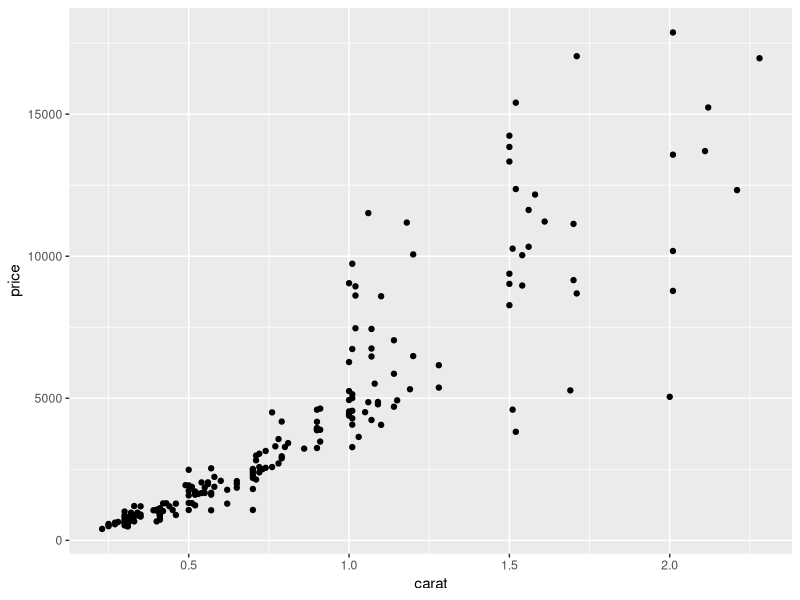
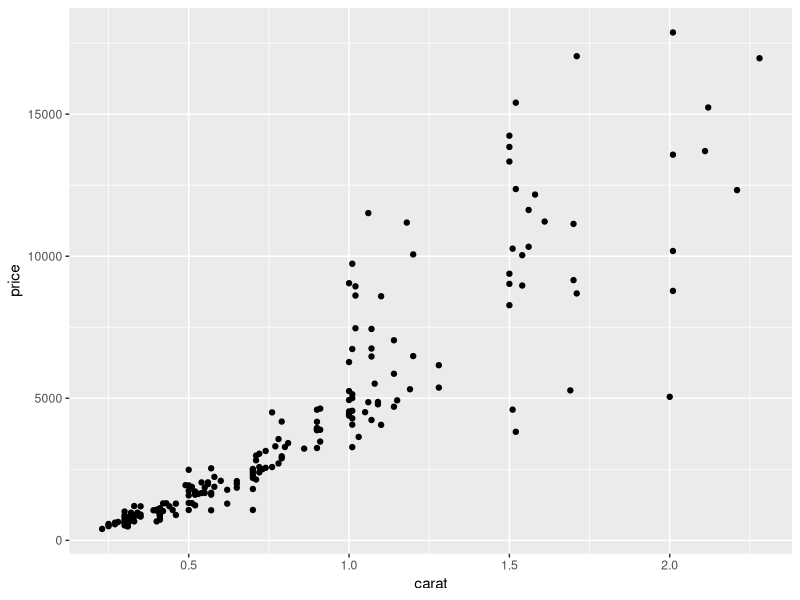
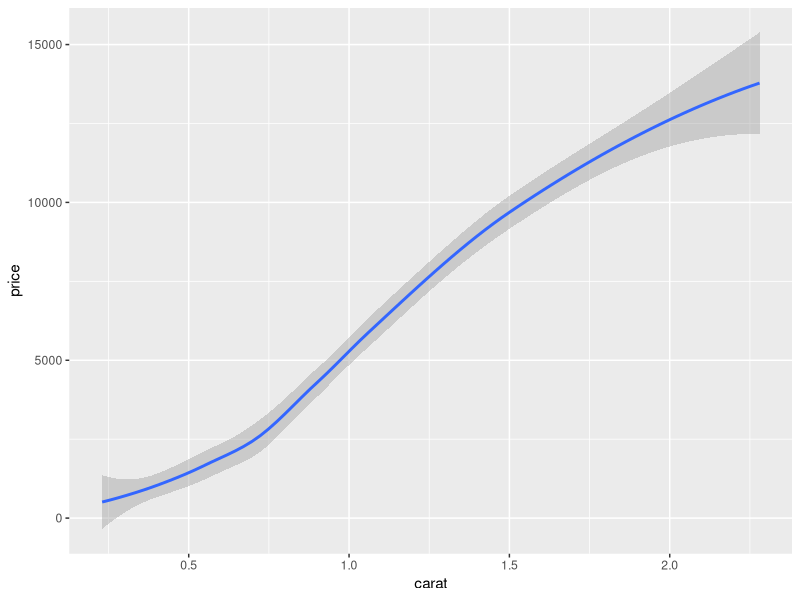
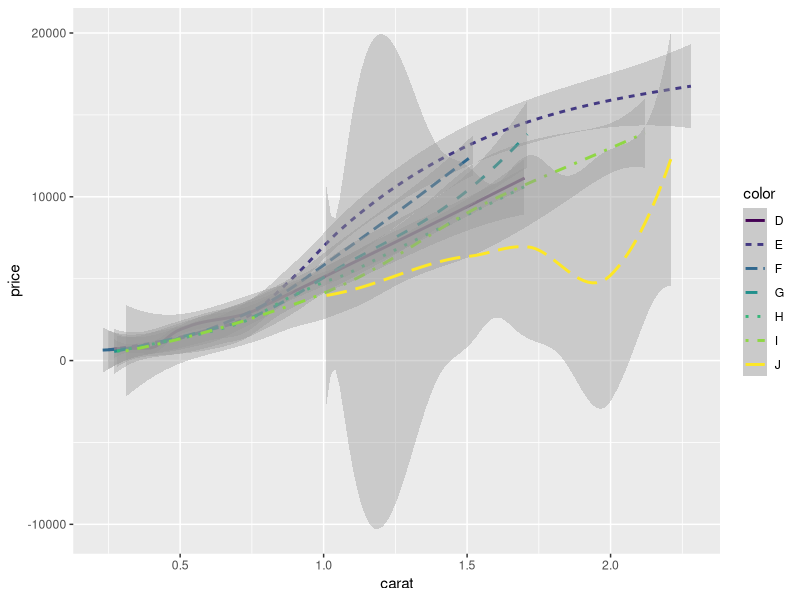
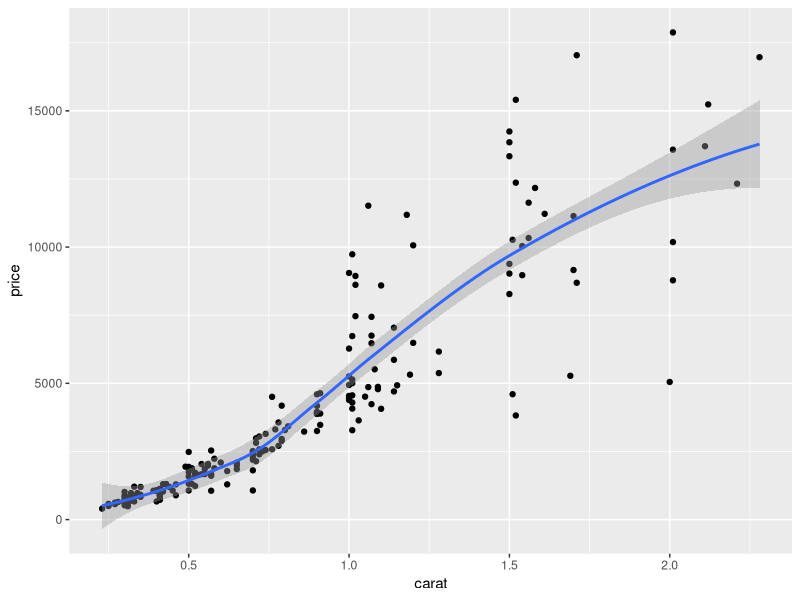
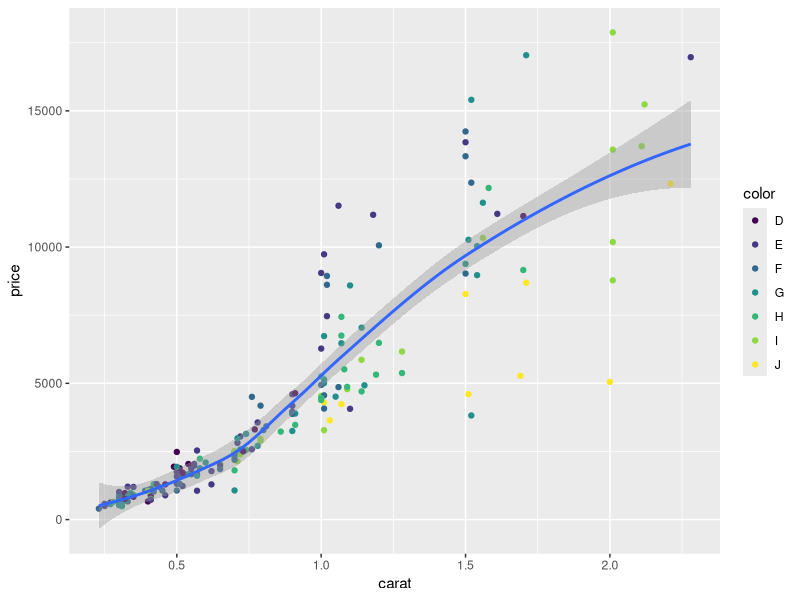
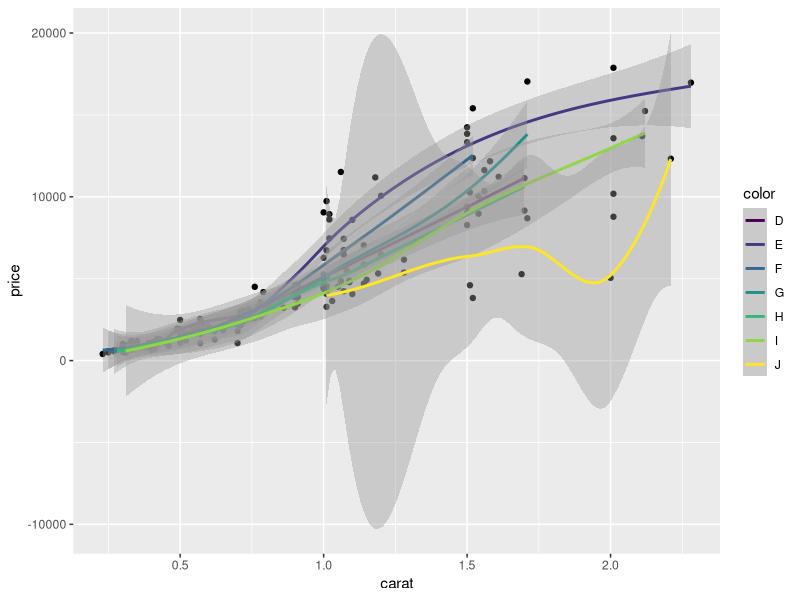
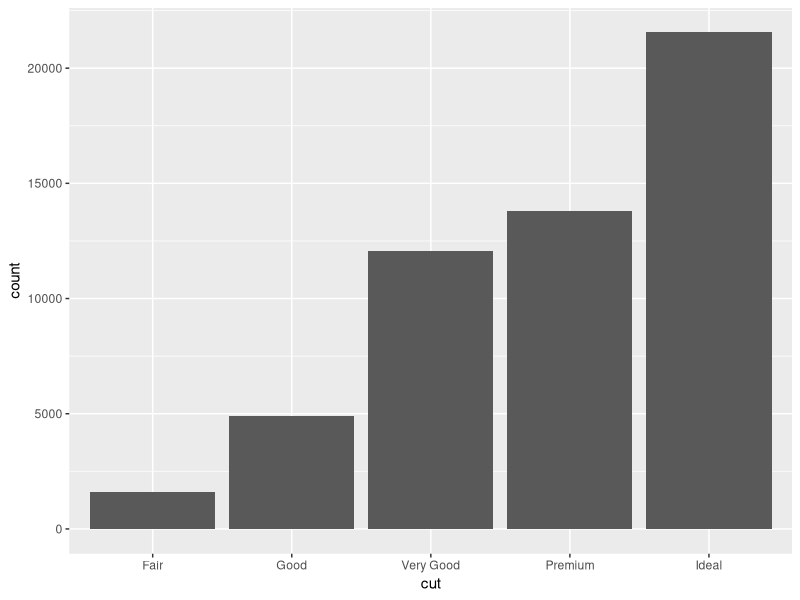

Here is the R script that generated these plots, in order:
## ---- chunk 1
knitr::opts_chunk$set(echo = FALSE)
## ---- chunk 2
library(ggplot2)
dsmall = diamonds[sample(nrow(diamonds),200),]
## ---- chunk 3
ggplot(dsmall, aes(x=carat, y=price)) + geom_point()
## ---- chunk 4
ggplot(dsmall) + geom_point(mapping = aes(x=carat, y=price))
## ---- chunk 5
ggplot(dsmall) +
  geom_smooth(mapping = aes(x = carat, y = price))
## ---- chunk 6
ggplot(dsmall) +
  geom_smooth(mapping = aes(x = carat, y = price, linetype = color, color=color))
## ---- chunk 7
ggplot(dsmall) +
  geom_point(mapping = aes(x=carat, y=price)) +
  geom_smooth(mapping = aes(x = carat, y = price))
## ---- chunk 8
ggplot(dsmall) +
  geom_point(mapping = aes(x=carat, y=price, color = color)) +
  geom_smooth(mapping = aes(x = carat, y = price))
## ---- chunk 9
ggplot(dsmall) +
  geom_point(mapping = aes(x=carat, y=price)) +
  geom_smooth(mapping = aes(x = carat, y = price, color = color, group = color, lintype=color))
## ---- chunk 10
ggplot(data=diamonds) +
  geom_bar(mapping=aes(x=cut))
## ---- chunk 11
ggplot(data=diamonds) + 
  stat_count(mapping = aes(x=cut))
## ---- chunk 12
demo <- data.frame(a=c('bar1', 'bar2', 'bar3'),
                   b=c(20, 30, 40))
ggplot(data=demo) +
  geom_bar(mapping=aes(x=a, y=b), stat="identity")
## ---- chunk 13
ggplot(data=diamonds) +
  geom_bar(mapping=aes(x=cut, y = (..count..)/sum(..count..)), stat="count") +
  ylab("Proportion") +
  ggtitle("Proportion of diamonds with a specific cut")
## ---- chunk 14
summary(demo)
ggplot(demo) + stat_identity(aes(x=a, y=b))
## ---- chunk 15
ggplot(diamonds) + 
  stat_summary(aes(cut, depth),
               fun.ymin=min,
               fun.ymax=max,
               fun.y=median
  )
## ---- chunk 16
ggplot(dsmall, aes(log(carat), log(price))) +
  geom_point(aes(color=cut)) +
  stat_ellipse()
## ---- chunk 17
ggplot(dsmall, aes(log(carat), log(price))) +
  geom_point(aes(color=cut)) +
  stat_smooth()
## ---- chunk 18
ggplot(diamonds) + 
  stat_ecdf(aes(carat))
## ---- chunk 19
lmdiamonds <- lm(price ~ carat, dsmall)
dflmdiamonds <- data.frame(residuals = lmdiamonds$residuals, prediction = lmdiamonds$fitted.values)
ggplot(dflmdiamonds) + stat_qq(aes(sample=residuals))
## ---- chunk 20
df <- data.frame(
  x = rnorm(100)
)
base <- ggplot(df, aes(x)) + geom_density()
base + stat_function(fun = dnorm, colour = "red")
## ---- chunk 21
ggplot(dsmall, aes(log(carat) , log(price))) +
  geom_point() +
  scale_x_continuous() +
  scale_y_continuous()
## ---- chunk 22
ggplot(dsmall, aes(carat, price)) +
  geom_point() +
  scale_x_continuous(breaks= 1:3)
## ---- chunk 23
ggplot(dsmall, aes(carat, price)) +
  geom_point() +
  scale_x_continuous(breaks= seq(0,3,.25))
## ---- chunk 24
ggplot(dsmall) + geom_point(aes(carat, price, color=color), show.legend=TRUE)
## ---- chunk 25
ggplot(dsmall) + geom_point(aes(carat, price, color=cut, shape=cut), show.legend=TRUE)
## ---- chunk 26
ggplot(data=diamonds) +
  geom_bar(mapping=aes(x=cut)) +
  theme(axis.text.x = element_text(angle=90))
## ---- chunk 27
ggplot(dsmall) + geom_point(aes(carat, price, color=cut, shape=cut), show.legend=TRUE) +
  theme(legend.position="right")
## ---- chunk 28
ggplot(dsmall) + geom_point(aes(carat, price, color=cut, shape=cut), show.legend=TRUE) +
  theme(legend.position="left")
## ---- chunk 29
ggplot(dsmall) + geom_point(aes(carat, price, color=cut, shape=cut), show.legend=TRUE) +
  theme(legend.position="top")
## ---- chunk 30
ggplot(dsmall) + geom_point(aes(carat, price, color=cut, shape=cut), show.legend=TRUE) +
  theme(legend.position="bottom")
## ---- chunk 31
ggplot(dsmall) + geom_point(aes(carat, price, color=cut, shape=cut), show.legend=TRUE) +
  theme(legend.position="none")
## ---- chunk 32
ggplot(dsmall) + geom_point(aes(carat, price, color=cut, shape=cut), show.legend=TRUE) +
  scale_x_continuous(limits= c(0.5, 1.5))
## ---- chunk 33
ggplot(dsmall, aes(carat, price)) +
  geom_point() +
  scale_x_continuous(name = "log10(carat)", trans="log10") + 
  scale_y_continuous(name = "log10(price)", trans="log10")
## ---- chunk 34
erupt <- ggplot(faithfuld, aes(waiting, eruptions, fill=density)) + 
  geom_raster() + 
  scale_x_continuous( expand=c(0,0)) +
  scale_y_continuous(expand=c(0,0)) + 
  theme(legend.position="none")
## ---- chunk 35
erupt + scale_fill_gradient(low="white", high="black")
## ---- chunk 36
erupt + scale_fill_gradient(low="white", high="black")
## ---- chunk 37
erupt + scale_fill_distiller(palette="Greys")
## ---- chunk 38
erupt + scale_fill_distiller(palette="Greens")
## ---- chunk 39
erupt + scale_fill_distiller(palette="YlOrRd")
## ---- chunk 40
diamondcolor <- ggplot(dsmall, aes(color)) +
  geom_bar(aes(fill=color))
diamondcolor
## ---- chunk 41
diamondcolor +
  scale_fill_hue(c=40)
## ---- chunk 42
diamondcolor + scale_fill_brewer(palette="Greys")
## ---- chunk 43
diamondcolor + scale_fill_brewer(palette="Set1")
## ---- chunk 44
diamondcolor + scale_fill_brewer(palette="Set2")
## ---- chunk 45
diamondcolor + scale_fill_grey(start = 0.2, end=0.9)
## ---- chunk 46
ggplot(luv_colours, aes(u, v)) +
  geom_point(aes(color=col), size=3) +
  scale_color_identity() + 
  coord_equal()
## ---- chunk 47
ggplot(data=diamonds) +
  geom_bar(mapping=aes(x=cut)) +
  theme(axis.text.x = element_text(angle=90))
## ---- chunk 48
ggplot(data=diamonds) +
  geom_bar(mapping=aes(x=cut, y = (..count..)/sum(..count..)), stat="count") +
  ylab("Proportion") +
  ggtitle("Proportion of diamonds with a specific cut")
